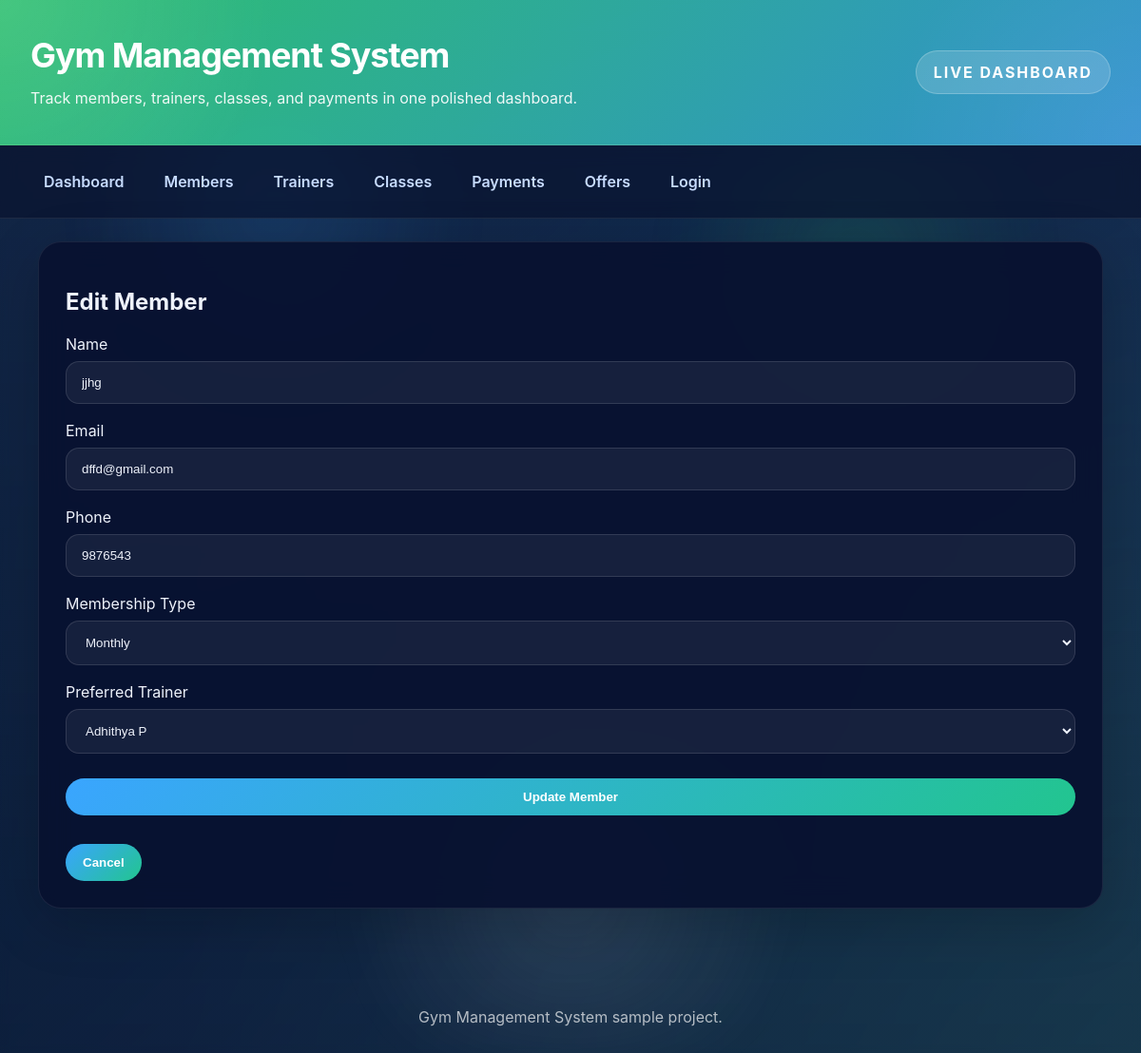
The app's page /members/edit/9 with its own data.
### tables this page shows
CREATE TABLE members (
    id INTEGER PRIMARY KEY AUTOINCREMENT,
    name TEXT NOT NULL,
    email TEXT NOT NULL,
    phone TEXT NOT NULL,
    membership_type TEXT NOT NULL,
    join_date TEXT NOT NULL DEFAULT (date('now'))
, trainer_id INTEGER);

CREATE TABLE trainers (
    id INTEGER PRIMARY KEY AUTOINCREMENT,
    name TEXT NOT NULL,
    specialty TEXT NOT NULL,
    phone TEXT NOT NULL,
    hire_date TEXT NOT NULL DEFAULT (date('now'))
);

### app.py (the view, shortened to what this page needs)
@app.route("/members/edit/<int:id>", methods=("GET", "POST"))
def edit_member(id):
    conn = get_db_connection()
    member = conn.execute("SELECT * FROM members WHERE id = ?", (id,)).fetchone()
    if not member:
        conn.close()
        flash("Member not found.")
        return redirect(url_for("members"))
    trainers = conn.execute("SELECT id, name FROM trainers ORDER BY name").fetchall()
    conn.close()
    return render_template("edit_member.html", member=member, trainers=trainers)

### app.py (called while the page is built)
def get_db_connection():
    conn = sqlite3.connect(DATABASE)
    conn.row_factory = sqlite3.Row
    return conn

### templates/edit_member.html (shortened to what this page needs)
{% extends 'base.html' %}
{% block content %}
<div class="card">
  <h2>Edit Member</h2>
  <form method="post">
    <label>Name</label>
    <input type="text" name="name" value="{{ member.name }}" required />
    <label>Email</label>
    <input type="email" name="email" value="{{ member.email }}" required />
    <label>Phone</label>
    <input type="text" name="phone" value="{{ member.phone }}" required />
    <label>Membership Type</label>
    <select name="membership_type">
      <option value="Monthly" {% if member.membership_type == 'Monthly' %}selected{% endif %}>Monthly</option>
    </select>
    <label>Preferred Trainer</label>
    <select name="trainer_id">
      {% for trainer in trainers %}
      <option value="{{ trainer.id }}" {% if member.trainer_id == trainer.id %}selected{% endif %}>{{ trainer.name }}</option>
      {% endfor %}
    </select>
    <div class="form-actions">
      <input type="submit" value="Update Member" />
      <a href="{{ url_for('members') }}"><button type="button">Cancel</button></a>
    </div>
  </form>
</div>
{% endblock %}

### static/css/style.css (style rules this page uses)
body { font-family: Inter, system-ui, -apple-system, BlinkMacSystemFont, "Segoe UI", sans-serif; background: radial-gradient(circle at top left, rgba(52, 152, 219, 0.16), transparent 28%), radial-gradient(circle at bottom right, rgba(46, 204, 113, 0.16), transparent 28%), linear-gradient(135deg, #0d1536 0%, #102b55 42%, #1f3d70 100%); background-size: 220% 220%, 220% 220%, auto; background-position: 0% 0%, 100% 100%, 50% 50%; color: #eef2fb; min-height: 100vh; margin: 0; padding: 0; overflow-x: hidden; animation: bgShift 30s ease infinite; }
body::before { content: ""; position: fixed; inset: 0; background: radial-gradient(circle at center, rgba(255, 255, 255, 0.04), transparent 28%); pointer-events: none; opacity: 0.8; animation: pulseGlow 10s ease-in-out infinite; }
body::after { content: ""; position: fixed; inset: 0; background: radial-gradient(circle at 24% 20%, rgba(58, 163, 255, 0.18), transparent 16%), radial-gradient(circle at 75% 24%, rgba(46, 204, 113, 0.18), transparent 16%), radial-gradient(circle at 50% 85%, rgba(255, 255, 255, 0.12), transparent 22%); pointer-events: none; filter: blur(36px); opacity: 0.9; animation: floatBackground 18s ease-in-out infinite alternate; }
.card { background: rgba(8, 18, 48, 0.94); border: 1px solid rgba(255, 255, 255, 0.08); border-radius: 24px; box-shadow: 0 16px 60px rgba(0, 0, 0, 0.2); padding: 28px; margin-bottom: 24px; backdrop-filter: blur(16px); animation: floatIn 0.9s ease both; }
button, input[type="submit"] { background: linear-gradient(135deg, #3aa5ff, #22c58f); color: white; border: none; padding: 12px 18px; border-radius: 999px; cursor: pointer; font-weight: 700; transition: transform 180ms ease, box-shadow 180ms ease; }
input, select { width: 100%; padding: 14px 16px; border: 1px solid rgba(255, 255, 255, 0.12); background: rgba(255, 255, 255, 0.06); border-radius: 14px; margin: 8px 0 18px; box-sizing: border-box; color: #eef2fb; }
input::placeholder { color: rgba(238, 242, 251, 0.6); }
.form-actions { display: flex; flex-wrap: wrap; justify-content: flex-start; gap: 12px; align-items: center; }

### records on screen
members: name "jjhg", email "dffd@gmail.com", phone "9876543", membership_type "Monthly", trainer_id "Adhithya P"
